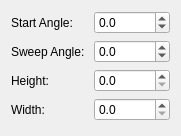
<?xml version="1.0" encoding="UTF-8"?>
<ui version="4.0">
 <class>ArcVectorBase</class>
 <widget class="ScrPaletteBase" name="ArcVectorBase">
  <property name="enabled">
   <bool>true</bool>
  </property>
  <property name="geometry">
   <rect>
    <x>0</x>
    <y>0</y>
    <width>181</width>
    <height>136</height>
   </rect>
  </property>
  <property name="minimumSize">
   <size>
    <width>0</width>
    <height>0</height>
   </size>
  </property>
  <property name="windowTitle">
   <string>Edit Arc</string>
  </property>
  <layout class="QGridLayout" name="gridLayout">
   <item row="0" column="0">
    <widget class="QLabel" name="label">
     <property name="text">
      <string>Start Angle:</string>
     </property>
    </widget>
   </item>
   <item row="0" column="1">
    <widget class="ScrSpinBox" name="startAngle">
     <property name="decimals">
      <number>1</number>
     </property>
     <property name="minimum">
      <double>-360.000000000000000</double>
     </property>
     <property name="maximum">
      <double>360.000000000000000</double>
     </property>
    </widget>
   </item>
   <item row="1" column="0">
    <widget class="QLabel" name="label_2">
     <property name="text">
      <string>Sweep Angle:</string>
     </property>
    </widget>
   </item>
   <item row="1" column="1">
    <widget class="ScrSpinBox" name="sweepAngle">
     <property name="decimals">
      <number>1</number>
     </property>
     <property name="minimum">
      <double>-360.000000000000000</double>
     </property>
     <property name="maximum">
      <double>360.000000000000000</double>
     </property>
    </widget>
   </item>
   <item row="2" column="0">
    <widget class="QLabel" name="label_3">
     <property name="text">
      <string>Height:</string>
     </property>
    </widget>
   </item>
   <item row="2" column="1">
    <widget class="ScrSpinBox" name="arcHeight">
     <property name="decimals">
      <number>1</number>
     </property>
     <property name="maximum">
      <double>360.000000000000000</double>
     </property>
    </widget>
   </item>
   <item row="3" column="0">
    <widget class="QLabel" name="label_4">
     <property name="text">
      <string>Width:</string>
     </property>
    </widget>
   </item>
   <item row="3" column="1">
    <widget class="ScrSpinBox" name="arcWidth">
     <property name="decimals">
      <number>1</number>
     </property>
     <property name="maximum">
      <double>360.000000000000000</double>
     </property>
    </widget>
   </item>
  </layout>
 </widget>
 <layoutdefault spacing="6" margin="11"/>
 <customwidgets>
  <customwidget>
   <class>ScrSpinBox</class>
   <extends>QDoubleSpinBox</extends>
   <header>ui/scrspinbox.h</header>
  </customwidget>
  <customwidget>
   <class>ScrPaletteBase</class>
   <extends>QWidget</extends>
   <header>ui/scrpalettebase.h</header>
   <container>1</container>
  </customwidget>
 </customwidgets>
 <includes>
  <include location="local">ui/scrpalettebase.h</include>
  <include location="local">ui/scrpalettebase.h</include>
  <include location="local">ui/scrspinbox.h</include>
 </includes>
 <resources/>
 <connections/>
</ui>
